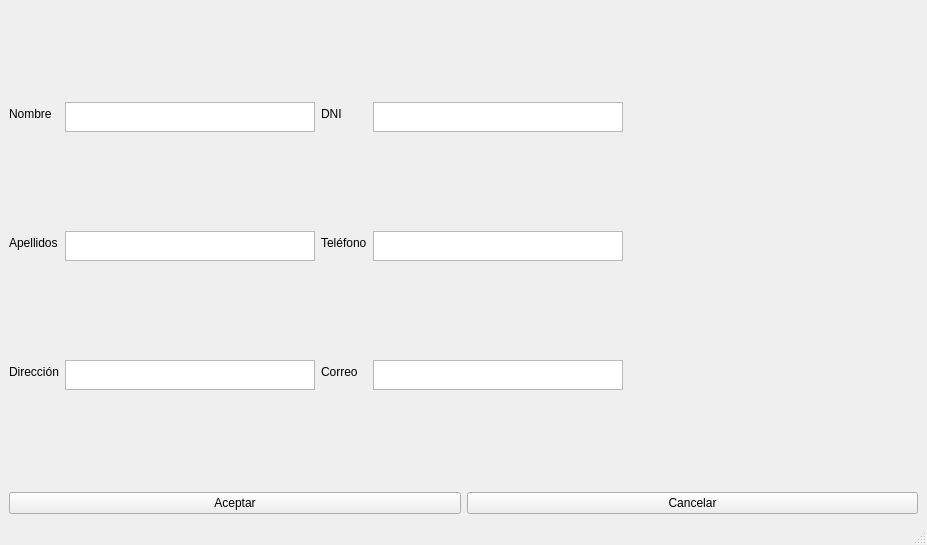
<?xml version="1.0" encoding="UTF-8"?>
<ui version="4.0">
 <class>MainWindow</class>
 <widget class="QMainWindow" name="MainWindow">
  <property name="geometry">
   <rect>
    <x>0</x>
    <y>0</y>
    <width>927</width>
    <height>545</height>
   </rect>
  </property>
  <property name="sizePolicy">
   <sizepolicy hsizetype="Preferred" vsizetype="Preferred">
    <horstretch>0</horstretch>
    <verstretch>0</verstretch>
   </sizepolicy>
  </property>
  <property name="windowTitle">
   <string>MainWindow</string>
  </property>
  <widget class="QWidget" name="centralwidget">
   <layout class="QFormLayout" name="formLayout_5">
    <item row="0" column="0">
     <layout class="QFormLayout" name="formLayout_2">
      <item row="0" column="0">
       <widget class="QLabel" name="label_6">
        <property name="text">
         <string>Nombre</string>
        </property>
       </widget>
      </item>
      <item row="0" column="1">
       <widget class="QTextEdit" name="textEdit_5">
        <property name="maximumSize">
         <size>
          <width>250</width>
          <height>30</height>
         </size>
        </property>
       </widget>
      </item>
      <item row="1" column="0">
       <widget class="QLabel" name="label_2">
        <property name="text">
         <string>Apellidos</string>
        </property>
       </widget>
      </item>
      <item row="1" column="1">
       <widget class="QTextEdit" name="textEdit">
        <property name="maximumSize">
         <size>
          <width>250</width>
          <height>30</height>
         </size>
        </property>
       </widget>
      </item>
      <item row="2" column="0">
       <widget class="QLabel" name="label_5">
        <property name="text">
         <string>Dirección</string>
        </property>
       </widget>
      </item>
      <item row="2" column="1">
       <widget class="QTextEdit" name="textEdit_3">
        <property name="maximumSize">
         <size>
          <width>250</width>
          <height>30</height>
         </size>
        </property>
       </widget>
      </item>
     </layout>
    </item>
    <item row="0" column="1">
     <layout class="QFormLayout" name="formLayout_3">
      <item row="0" column="0">
       <widget class="QLabel" name="label_7">
        <property name="text">
         <string>DNI</string>
        </property>
       </widget>
      </item>
      <item row="0" column="1">
       <widget class="QTextEdit" name="textEdit_6">
        <property name="maximumSize">
         <size>
          <width>250</width>
          <height>30</height>
         </size>
        </property>
       </widget>
      </item>
      <item row="1" column="0">
       <widget class="QLabel" name="label">
        <property name="text">
         <string>Teléfono</string>
        </property>
       </widget>
      </item>
      <item row="1" column="1">
       <widget class="QTextEdit" name="textEdit_2">
        <property name="maximumSize">
         <size>
          <width>250</width>
          <height>30</height>
         </size>
        </property>
       </widget>
      </item>
      <item row="2" column="0">
       <widget class="QLabel" name="label_4">
        <property name="text">
         <string>Correo</string>
        </property>
       </widget>
      </item>
      <item row="2" column="1">
       <widget class="QTextEdit" name="textEdit_4">
        <property name="maximumSize">
         <size>
          <width>250</width>
          <height>30</height>
         </size>
        </property>
       </widget>
      </item>
     </layout>
    </item>
    <item row="1" column="0" colspan="2">
     <layout class="QHBoxLayout" name="horizontalLayout">
      <item>
       <widget class="QPushButton" name="pushButton_2">
        <property name="text">
         <string>Aceptar</string>
        </property>
       </widget>
      </item>
      <item>
       <widget class="QPushButton" name="pushButton">
        <property name="text">
         <string>Cancelar</string>
        </property>
       </widget>
      </item>
     </layout>
    </item>
   </layout>
  </widget>
  <widget class="QMenuBar" name="menubar">
   <property name="geometry">
    <rect>
     <x>0</x>
     <y>0</y>
     <width>927</width>
     <height>26</height>
    </rect>
   </property>
  </widget>
  <widget class="QStatusBar" name="statusbar"/>
 </widget>
 <tabstops>
  <tabstop>textEdit_5</tabstop>
  <tabstop>textEdit_6</tabstop>
  <tabstop>textEdit</tabstop>
  <tabstop>textEdit_2</tabstop>
  <tabstop>textEdit_3</tabstop>
  <tabstop>textEdit_4</tabstop>
  <tabstop>pushButton_2</tabstop>
  <tabstop>pushButton</tabstop>
 </tabstops>
 <resources/>
 <connections/>
</ui>
